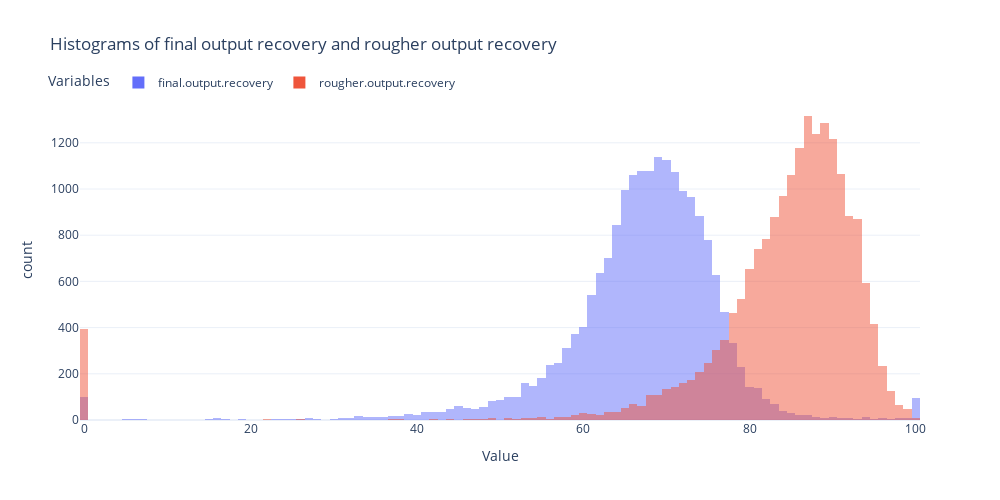

This figure's notebook cell:
### Code cell
df_temp = pd.melt(
    dct_splits['full'][['final.output.recovery', 'rougher.output.recovery']], 
    var_name='variable', value_name='value'
)

fig = px.histogram(
    df_temp, 
    x='value',
    color='variable',
    barmode='overlay',
    nbins=200,
    title='Histograms of final output recovery and rougher output recovery',
    labels={'value': 'Value', 'variable': 'Variables'},
    template='plotly_white',
    width=FIG_WIDTH, height=FIG_HEIGHT
)

fig.update_layout(
    legend=dict(orientation='h', y=1.1, x=-0.04)
)

fig.show()

### Figure 1 — Plotly figure (JSON) as saved in the notebook; plotly's stock layout.template omitted (floating-point values rounded to 4 significant figures; data arrays with more than 128 entries replaced by an {"elided": "..."} marker saying what was removed)
{"data": [{"alignmentgroup": "True", "bingroup": "x", "hovertemplate": "Variables=final.output.recovery<br>Value=%{x}<br>count=%{y}<extra></extra>", "legendgroup": "final.output.recovery", "marker": {"color": "#636efa", "opacity": 0.5, "pattern": {"shape": ""}}, "name": "final.output.recovery", "nbinsx": 200, "offsetgroup": "final.output.recovery", "orientation": "v", "showlegend": true, "type": "histogram", "x": {"elided": "19439 float values"}, "xaxis": "x", "yaxis": "y"}, {"alignmentgroup": "True", "bingroup": "x", "hovertemplate": "Variables=rougher.output.recovery<br>Value=%{x}<br>count=%{y}<extra></extra>", "legendgroup": "rougher.output.recovery", "marker": {"color": "#EF553B", "opacity": 0.5, "pattern": {"shape": ""}}, "name": "rougher.output.recovery", "nbinsx": 200, "offsetgroup": "rougher.output.recovery", "orientation": "v", "showlegend": true, "type": "histogram", "x": {"elided": "19439 float values"}, "xaxis": "x", "yaxis": "y"}], "layout": {"barmode": "overlay", "height": 500, "legend": {"orientation": "h", "title": {"text": "Variables"}, "tracegroupgap": 0, "x": -0.04, "y": 1.1}, "title": {"text": "Histograms of final output recovery and rougher output recovery"}, "width": 1000, "xaxis": {"anchor": "y", "domain": [0, 1], "title": {"text": "Value"}}, "yaxis": {"anchor": "x", "domain": [0, 1], "title": {"text": "count"}}}}
